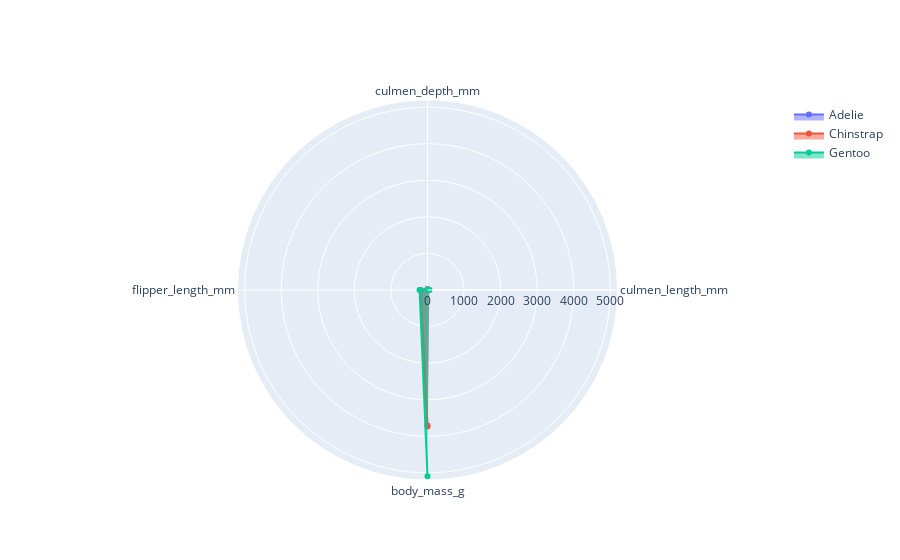

The cell this chart's notebook holds for it:
### Code cell
categorias = agrupado.columns
fig = go.Figure()

fig.add_trace(
    go.Scatterpolar(
        r=agrupado.iloc[0, ],
        theta=categorias,
        fill="toself",
        name="Adelie"
    )
)

fig.add_trace(
    go.Scatterpolar(
        r=agrupado.iloc[1, ],
        theta=categorias,
        fill="toself",
        name="Chinstrap"
    )
)

fig.add_trace(
    go.Scatterpolar(
        r=agrupado.iloc[2, ],
        theta=categorias,
        fill="toself",
        name="Gentoo"
    )
)

fig.show()

### Figure 1 — Plotly figure (JSON) as saved in the notebook; plotly's stock layout.template omitted (floating-point values rounded to 4 significant figures)
{"data": [{"fill": "toself", "name": "Adelie", "r": [38.82, 18.35, 190.1, 3706.0], "theta": ["culmen_length_mm", "culmen_depth_mm", "flipper_length_mm", "body_mass_g"], "type": "scatterpolar"}, {"fill": "toself", "name": "Chinstrap", "r": [48.83, 18.42, 195.8, 3733.0], "theta": ["culmen_length_mm", "culmen_depth_mm", "flipper_length_mm", "body_mass_g"], "type": "scatterpolar"}, {"fill": "toself", "name": "Gentoo", "r": [47.54, 15.0, 217.2, 5091.0], "theta": ["culmen_length_mm", "culmen_depth_mm", "flipper_length_mm", "body_mass_g"], "type": "scatterpolar"}], "layout": {"autosize": true, "polar": {"angularaxis": {"type": "category"}, "radialaxis": {"autorange": true, "range": [0, 5312.0], "type": "linear"}}}}
